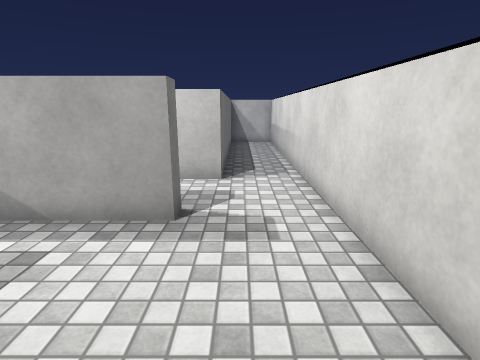
[1] (above)

24 first-person views from a walk through a scene from a Unity 3-D project. The camera is 1.5 m above the floor, tilts 14° down and sees 80° across. The floor is counted in squares, 0.72 m on a side. Each view is taken from the middle of a square. On the plan, view 1 faces up. The plan holds only what a view shows up to about 17 squares ahead; the rest is blank. The player character is not drawn. Surface patterns are stand-ins for the level's own textures.

[2]
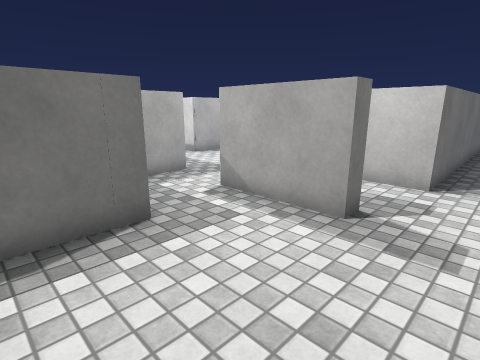

[3]
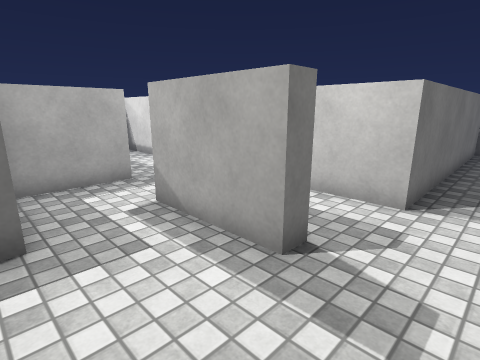

[4]
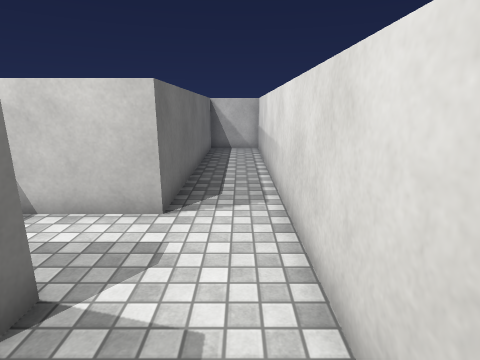

[5]
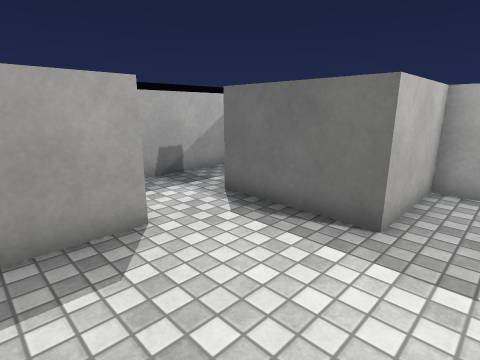

[6]
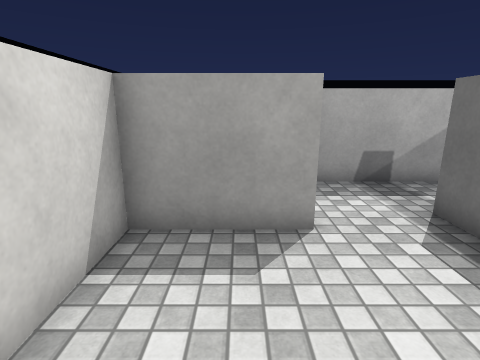

[7]
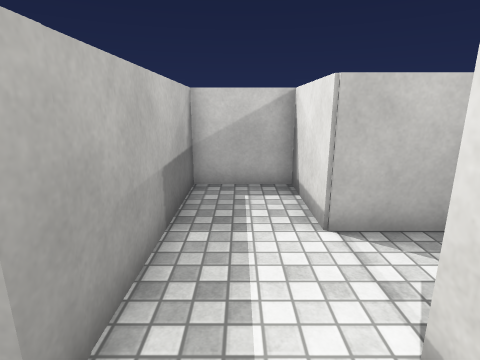

[8]
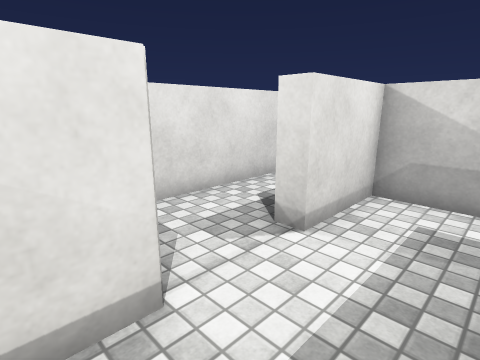

[9]
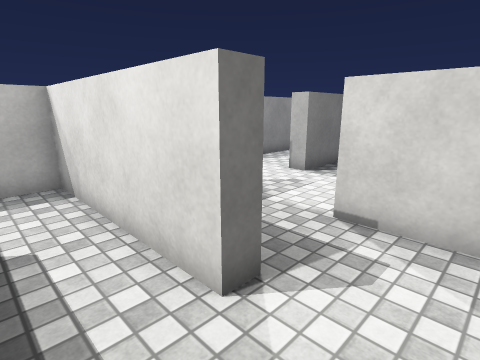

[10]
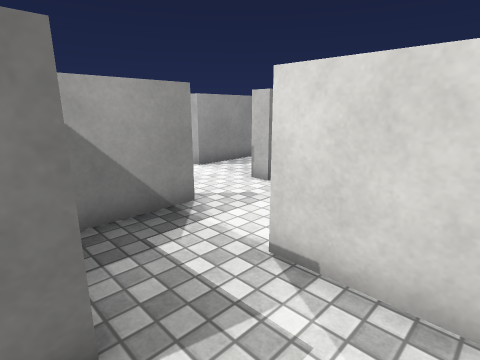

[11]
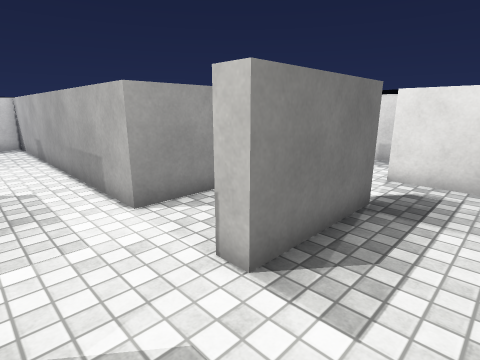

[12]
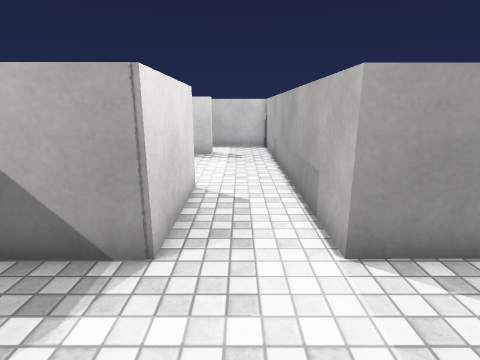

[13]
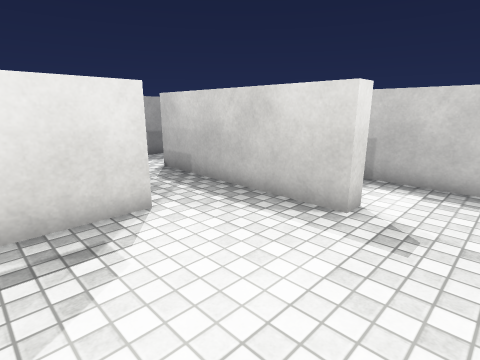

[14]
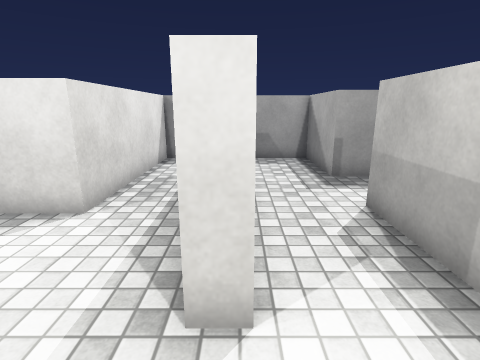

[15]
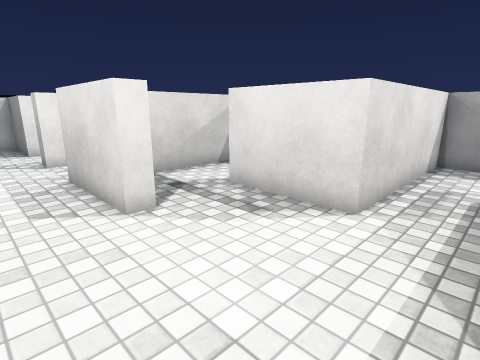

[16]
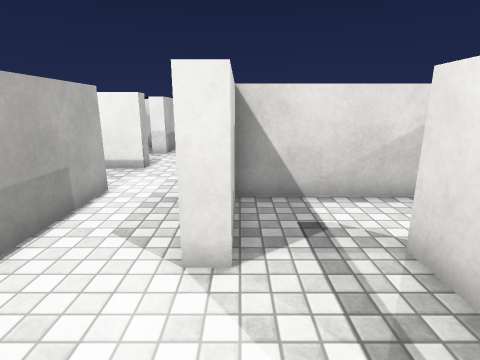

[17]
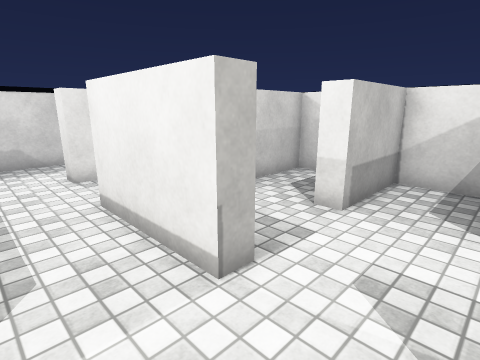

[18]
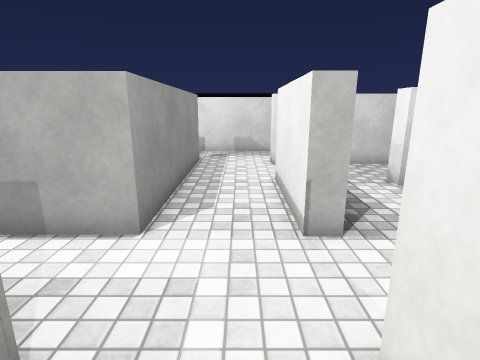

[19]
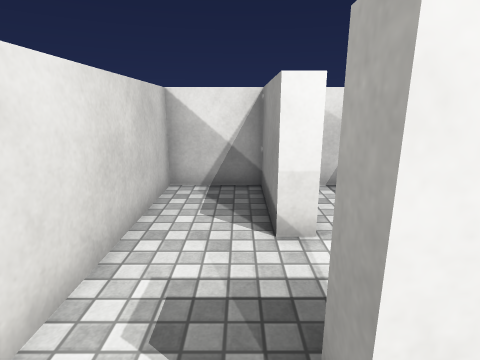

[20]
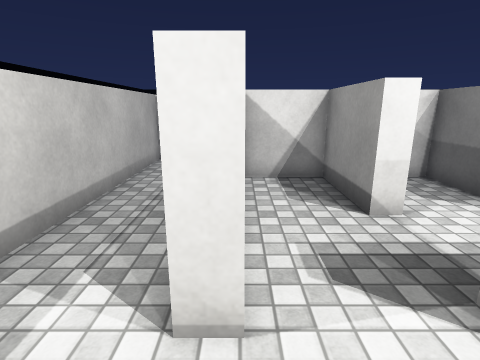

[21]
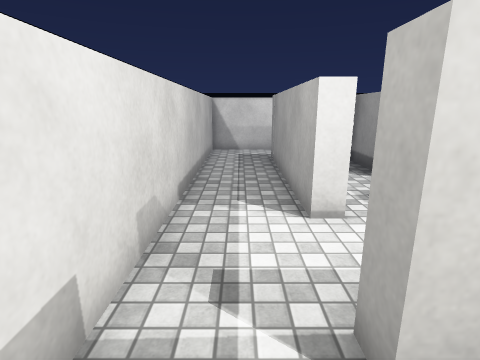

[22]
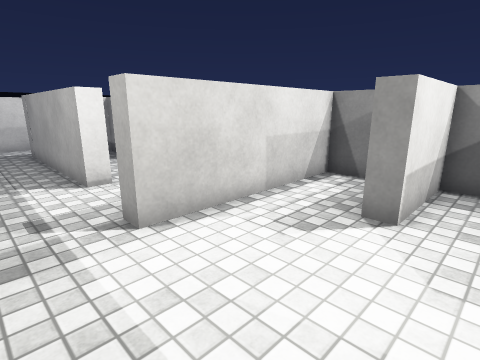

[23]
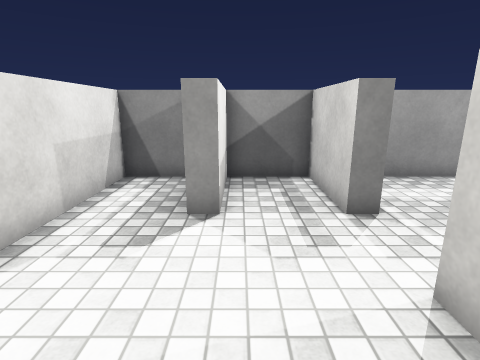

[24]
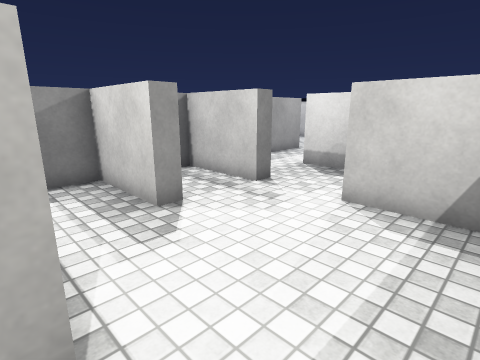

### Floor plan
Ten units are one square. View 1 is at (0, 0); x grows to the right and y downward. Boxes are objects, and circles mark ways between rooms. Rooms are numbered by the first view taken in them; rooms with no view inside come last. Other rooms are left out.
<svg viewBox="-256 -289 281 304">
<path fill="none" stroke="#000" d="M-12 -51 -50 -51M-14 7 20 7 20 -45M-73 -57 -73 -25 -40 -25 -40 4M-106 -85 -139 -85 -139 -57 -73 -57M-49 -64 -49 -85 -79 -85M-79 -85 -79 -92M-42 -119 -106 -119 -106 -85M-42 -126 -42 -119M-73 -156 -73 -132M-20 -151 -46 -151 -46 -156M-46 -156 -12 -156 -12 -185 -46 -185M-73 -185 -79 -185M-79 -156 -73 -156M-114 -124 -114 -151 -145 -151 -145 -156 -106 -156 -106 -136M-79 -185 -79 -224 -73 -224M-79 -150 -79 -156M-212 -156 -205 -156 -205 -85M-106 -244 -106 -185 -216 -185M-46 -224 -12 -224 -12 -250 -78 -250M-190 -57 -178 -57 -178 -125 -140 -125M-78 -250 -78 -256 -5 -256M20 -251 20 -284 -116 -284M-114 -259 -106 -259 -106 -244M-179 -224 -172 -224 -172 -192 -145 -192 -145 -224 -139 -224 -139 -192 -114 -192 -114 -259M-172 -278 -172 -251M-12 -59 -12 -51M20 -45 20 -185 -6 -185 -6 -85 -35 -85M-251 -92 -238 -92M-216 -185 -238 -185 -238 -119M-34 -192 -12 -192 -12 -217 -46 -217 -46 -224M-46 -185 -46 -192M-73 -224 -73 -185M-238 -92 -238 -57 -212 -57"/>
<circle cx="-65" cy="-50" r="3" fill="#2a7"/>
<circle cx="0" cy="-55" r="3" fill="#2a7"/>
<circle cx="-90" cy="-90" r="3" fill="#2a7"/>
<circle cx="-30" cy="-120" r="3" fill="#2a7"/>
<circle cx="-60" cy="-150" r="3" fill="#2a7"/>
<circle cx="-80" cy="-170" r="3" fill="#2a7"/>
<circle cx="-60" cy="-190" r="3" fill="#2a7"/>
<circle cx="-90" cy="-250" r="3" fill="#2a7"/>
<circle cx="-210" cy="-170" r="3" fill="#2a7"/>
<circle cx="-60" cy="-220" r="3" fill="#2a7"/>
<circle cx="-210" cy="-70" r="3" fill="#2a7"/>
<circle cx="-110" cy="-270" r="3" fill="#2a7"/>
<circle cx="-225" cy="-90" r="3" fill="#2a7"/>
<text x="-20" y="-30">1</text>
<text x="-100" y="-70">2</text>
<text x="-60" y="-100">3</text>
<text x="-50" y="-140">4</text>
<text x="-50" y="-170">5</text>
<text x="-140" y="-170">6</text>
<text x="-40" y="-260">7</text>
<text x="-140" y="-240">8</text>
<text x="0" y="-110">9</text>
<text x="-230" y="-130">10</text>
<text x="-50" y="-210">11</text>
<text x="-230" y="-70">12</text>
</svg>
Room 1 opens to room 2. Room 1 opens to room 9. Room 2 opens to room 3. Room 3 opens to room 4. Room 4 opens to room 5. Room 5 opens to room 6. Room 5 opens to room 11. Room 6 opens to room 7. Room 6 opens to room 10. Room 6 opens to room 11. Room 6 opens to room 12. Room 7 opens to room 8. Room 10 opens to room 12.

Where each view was taken, in squares from view 1:
view 1: 0 up, 0 right, facing up
view 2: 0 up, 1 right, facing up-left
view 3: 2 up, 1 right, facing up-left
view 4: 3 up, 1 right, facing up
view 5: 4 up, 1 right, facing down-left
view 6: 4 up, 0 right, facing down
view 7: 7 up, 6 left, facing left
view 8: 6 up, 12 left, facing up-right
view 9: 10 up, 2 left, facing up-left
view 10: 12 up, 2 left, facing up-left
view 11: 16 up, 5 left, facing up-left
view 12: 17 up, 7 left, facing left
view 13: 18 up, 15 left, facing down-left
view 14: 18 up, 21 left, facing down
view 15: 18 up, 20 left, facing down-right
view 16: 15 up, 18 left, facing right
view 17: 16 up, 10 left, facing up-right
view 18: 14 up, 9 left, facing up
view 19: 23 up, 9 left, facing right
view 20: 25 up, 10 left, facing right
view 21: 27 up, 13 left, facing right
view 22: 28 up, 16 left, facing down-right
view 23: 28 up, 15 left, facing down
view 24: 28 up, 11 left, facing down-left
